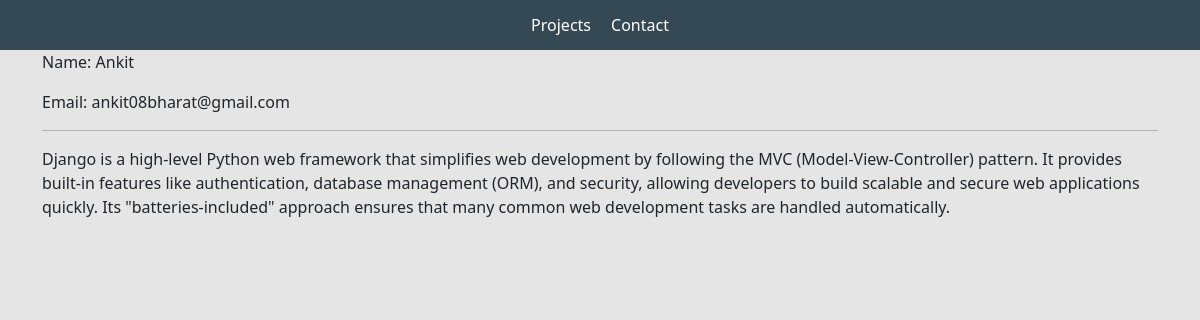
Screenshot of /message/f9b483ae-8f66-4dca-b935-932e90b7bce3/ with the database file from the repository.
### base/models.py (models this page shows, shortened)
class Message(models.Model):
    name = models.CharField(max_length=255, null=True)
    email = models.CharField(max_length=255, null=True)
    subject = models.CharField(max_length=255, null=True)
    body = models.TextField()
    is_read = models.BooleanField(default=False)
    created = models.DateTimeField(auto_now_add=True)
    id = models.UUIDField(default=uuid.uuid4, unique=True, primary_key=True, editable=False)

### base/views.py (the view)
# urls.py: path('message/<str:pk>/', views.messagePage, name="message"),
def messagePage(request, pk):
    message = Message.objects.get(id=pk)
    message.is_read = True
    message.save()
    context = {'message': message}
    return render(request, 'base/message.html', context)

### base/templates/base/message.html
{% extends 'base/main.html' %}
{% load static %}
{% block content %}
<div class="container">
    <p>Name: {{message.name}}</p>
    <p>Email: {{message.email}}</p>
    <hr>
    <p>{{message.body}}</p>
</div>
{% endblock content %}

### static/styles/main.css (style rules this page uses)
body { background-color: #e5e5e5; }

### rows the page displays
Message: name "Ankit", email "ankit08bharat@gmail.com", body "Django is a high-level Python web framework that simplifies web development by following the MVC (Model-View-Controller) pattern. It provides built-in features like authentication, database management (ORM), and security, allowing developers to build scalable and secure web applications quickly. Its \"batteries-included\" approach ensures that many common web development tasks are handled automatically."
